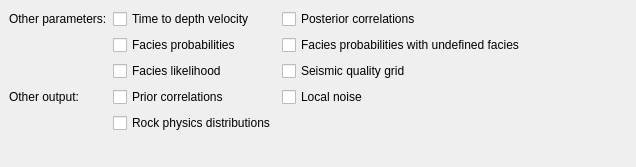
            <widget class="QWidget" name="otherPage_3">
             <property name="geometry">
              <rect>
               <x>0</x>
               <y>0</y>
               <width>636</width>
               <height>167</height>
              </rect>
             </property>
             <attribute name="label">
              <string>Other output</string>
             </attribute>
             <layout class="QGridLayout" name="_44">
              <property name="margin">
               <number>9</number>
              </property>
              <property name="spacing">
               <number>6</number>
              </property>
              <item row="0" column="0">
               <layout class="QGridLayout" name="gridLayout_44">
                <item row="0" column="1">
                 <layout class="QHBoxLayout" name="horizontalLayout_8">
                  <item>
                   <widget class="QCheckBox" name="oTimeDepthCheckBox">
                    <property name="toolTip">
                     <string>&lt;qt&gt;Should the time-to-depth velocity be written to file?</string>
                    </property>
                    <property name="text">
                     <string>Time to depth velocity</string>
                    </property>
                   </widget>
                  </item>
                 </layout>
                </item>
                <item row="0" column="2">
                 <layout class="QHBoxLayout" name="horizontalLayout_9">
                  <item>
                   <widget class="QCheckBox" name="oCorrelationsCheckBox">
                    <property name="toolTip">
                     <string>Posterior correlations between Vp, Vs and density after inversion</string>
                    </property>
                    <property name="text">
                     <string>Posterior correlations</string>
                    </property>
                   </widget>
                  </item>
                 </layout>
                </item>
                <item row="0" column="0">
                 <layout class="QHBoxLayout" name="horizontalLayout_7">
                  <item>
                   <widget class="QLabel" name="oParametersOtherLabel">
                    <property name="toolTip">
                     <string>&lt;qt&gt;Which other parameters to output?</string>
                    </property>
                    <property name="text">
                     <string>Other parameters:</string>
                    </property>
                   </widget>
                  </item>
                 </layout>
                </item>
                <item row="1" column="1">
                 <layout class="QHBoxLayout" name="horizontalLayout_10">
                  <item>
                   <widget class="QCheckBox" name="oFaciesProbabilitiesCheckBox">
                    <property name="toolTip">
                     <string>Should the facies probabilities be written to file?</string>
                    </property>
                    <property name="text">
                     <string>Facies probabilities</string>
                    </property>
                   </widget>
                  </item>
                 </layout>
                </item>
                <item row="1" column="2">
                 <layout class="QHBoxLayout" name="horizontalLayout_11">
                  <item>
                   <widget class="QCheckBox" name="oFaciesProbabilitiesUndefinedCheckBox">
                    <property name="toolTip">
                     <string>&lt;qt&gt;Should facies probabilities with undefined value be written to file? When combination of elastic parameters do not match any facies, those will be estimated as undefined.</string>
                    </property>
                    <property name="text">
                     <string>Facies probabilities with undefined facies</string>
                    </property>
                   </widget>
                  </item>
                 </layout>
                </item>
                <item row="1" column="0">
                 <layout class="QVBoxLayout" name="verticalLayout_18"/>
                </item>
                <item row="3" column="0">
                 <widget class="QLabel" name="oOutputOtherLabel">
                  <property name="text">
                   <string>Other output:</string>
                  </property>
                 </widget>
                </item>
                <item row="3" column="1">
                 <layout class="QHBoxLayout" name="horizontalLayout_12">
                  <item>
                   <widget class="QCheckBox" name="oPriorCorrelationCheckBox">
                    <property name="toolTip">
                     <string>&lt;qt&gt;Should prior correlation be written to files?</string>
                    </property>
                    <property name="text">
                     <string>Prior correlations</string>
                    </property>
                   </widget>
                  </item>
                 </layout>
                </item>
                <item row="3" column="2">
                 <layout class="QHBoxLayout" name="horizontalLayout_13">
                  <item>
                   <widget class="QCheckBox" name="oLocalNoiseCheckBox">
                    <property name="toolTip">
                     <string>&lt;qt&gt;Should estimated local noise surface be written to files? Is only enabled when the local noise check box under &quot;Survey Information&quot; is checked.</string>
                    </property>
                    <property name="text">
                     <string>Local noise</string>
                    </property>
                   </widget>
                  </item>
                 </layout>
                </item>
                <item row="2" column="1">
                 <widget class="QCheckBox" name="oFaciesLikelihoodCheckBox">
                  <property name="toolTip">
                   <string>&lt;!DOCTYPE HTML PUBLIC &quot;-//W3C//DTD HTML 4.0//EN&quot; &quot;http://www.w3.org/TR/REC-html40/strict.dtd&quot;&gt;
&lt;html&gt;&lt;head&gt;&lt;meta name=&quot;qrichtext&quot; content=&quot;1&quot; /&gt;&lt;style type=&quot;text/css&quot;&gt;
p, li { white-space: pre-wrap; }
&lt;/style&gt;&lt;/head&gt;&lt;body style=&quot; font-family:'Sans Serif'; font-size:10pt; font-weight:400; font-style:normal;&quot;&gt;
&lt;p style=&quot; margin-top:0px; margin-bottom:0px; margin-left:0px; margin-right:0px; -qt-block-indent:0; text-indent:0px;&quot;&gt;&lt;qt&gt;Control whether the likelihood for inverted seismic for each facies, &lt;span style=&quot; font-style:italic;&quot;&gt;p&lt;/span&gt;(&lt;span style=&quot; font-style:italic;&quot;&gt;m&lt;/span&gt;|&lt;span style=&quot; font-style:italic;&quot;&gt;f&lt;/span&gt;), should be written to file.&lt;/p&gt;&lt;/body&gt;&lt;/html&gt;</string>
                  </property>
                  <property name="text">
                   <string>Facies likelihood</string>
                  </property>
                 </widget>
                </item>
                <item row="2" column="2">
                 <widget class="QCheckBox" name="oFaciesQualityGridCheckBox">
                  <property name="toolTip">
                   <string>&lt;qt&gt;Control whether a quality grid kriged from values for fit between facies and facies observed in each well should be generated.</string>
                  </property>
                  <property name="text">
                   <string>Seismic quality grid</string>
                  </property>
                 </widget>
                </item>
                <item row="5" column="1">
                 <spacer name="verticalSpacer_4">
                  <property name="orientation">
                   <enum>Qt::Vertical</enum>
                  </property>
                  <property name="sizeHint" stdset="0">
                   <size>
                    <width>20</width>
                    <height>40</height>
                   </size>
                  </property>
                 </spacer>
                </item>
                <item row="4" column="1">
                 <widget class="QCheckBox" name="oRockPhysicsCheckBox">
                  <property name="toolTip">
                   <string>&lt;qt&gt;Control whether a rock physics distribution per facies should be written to file. The distribution is in a Vp, Vs and density STORM-grid.</string>
                  </property>
                  <property name="text">
                   <string>Rock physics distributions</string>
                  </property>
                 </widget>
                </item>
               </layout>
              </item>
              <item row="0" column="1">
               <spacer name="horizontalSpacer">
                <property name="orientation">
                 <enum>Qt::Horizontal</enum>
                </property>
                <property name="sizeHint" stdset="0">
                 <size>
                  <width>40</width>
                  <height>20</height>
                 </size>
                </property>
               </spacer>
              </item>
              <item row="1" column="0">
               <spacer>
                <property name="orientation">
                 <enum>Qt::Vertical</enum>
                </property>
                <property name="sizeType">
                 <enum>QSizePolicy::Expanding</enum>
                </property>
                <property name="sizeHint" stdset="0">
                 <size>
                  <width>260</width>
                  <height>28</height>
                 </size>
                </property>
               </spacer>
              </item>
             </layout>
            </widget>
